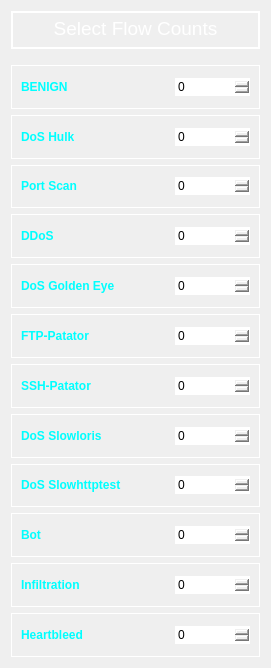
   <widget class="QWidget" name="layoutWidget">
    <property name="geometry">
     <rect>
      <x>10</x>
      <y>10</y>
      <width>271</width>
      <height>668</height>
     </rect>
    </property>
    <layout class="QVBoxLayout" name="verticalLayout" stretch="0,0,0,0,0,0,0,0,0,0,0,0,0,0">
     <item>
      <widget class="QTextEdit" name="textEdit_2">
       <property name="enabled">
        <bool>false</bool>
       </property>
       <property name="sizePolicy">
        <sizepolicy hsizetype="Expanding" vsizetype="Fixed">
         <horstretch>0</horstretch>
         <verstretch>0</verstretch>
        </sizepolicy>
       </property>
       <property name="minimumSize">
        <size>
         <width>0</width>
         <height>38</height>
        </size>
       </property>
       <property name="maximumSize">
        <size>
         <width>16777215</width>
         <height>38</height>
        </size>
       </property>
       <property name="styleSheet">
        <string notr="true">
    border: 2px solid white;
    color: white;</string>
       </property>
       <property name="html">
        <string>&lt;!DOCTYPE HTML PUBLIC &quot;-//W3C//DTD HTML 4.0//EN&quot; &quot;http://www.w3.org/TR/REC-html40/strict.dtd&quot;&gt;
&lt;html&gt;&lt;head&gt;&lt;meta name=&quot;qrichtext&quot; content=&quot;1&quot; /&gt;&lt;style type=&quot;text/css&quot;&gt;
p, li { white-space: pre-wrap; }
&lt;/style&gt;&lt;/head&gt;&lt;body style=&quot; font-family:'MS Shell Dlg 2'; font-size:8.25pt; font-weight:400; font-style:normal;&quot;&gt;
&lt;p align=&quot;center&quot; style=&quot; margin-top:0px; margin-bottom:0px; margin-left:0px; margin-right:0px; -qt-block-indent:0; text-indent:0px;&quot;&gt;&lt;span style=&quot; font-size:14pt;&quot;&gt;Select Flow Counts&lt;/span&gt;&lt;/p&gt;&lt;/body&gt;&lt;/html&gt;</string>
       </property>
      </widget>
     </item>
     <item>
      <spacer name="verticalSpacer">
       <property name="orientation">
        <enum>Qt::Vertical</enum>
       </property>
       <property name="sizeType">
        <enum>QSizePolicy::Fixed</enum>
       </property>
       <property name="sizeHint" stdset="0">
        <size>
         <width>10</width>
         <height>10</height>
        </size>
       </property>
      </spacer>
     </item>
     <item>
      <widget class="QFrame" name="frame_3">
       <property name="styleSheet">
        <string notr="true">
    border: 1px solid white;</string>
       </property>
       <property name="frameShape">
        <enum>QFrame::StyledPanel</enum>
       </property>
       <property name="frameShadow">
        <enum>QFrame::Raised</enum>
       </property>
       <layout class="QGridLayout" name="gridLayout_3">
        <item row="1" column="0">
         <layout class="QHBoxLayout" name="horizontalLayout_21" stretch="2,0,0">
          <item>
           <widget class="QLabel" name="label_42">
            <property name="styleSheet">
             <string notr="true">font: 75 12pt &quot;MS Shell Dlg 2&quot;;

    font-weight: bold;
    border: 1px rgb(50, 50, 50);
    color: rgb(0,255,255);</string>
            </property>
            <property name="text">
             <string>BENIGN</string>
            </property>
           </widget>
          </item>
          <item>
           <spacer name="horizontalSpacer_3">
            <property name="orientation">
             <enum>Qt::Horizontal</enum>
            </property>
            <property name="sizeType">
             <enum>QSizePolicy::Fixed</enum>
            </property>
            <property name="sizeHint" stdset="0">
             <size>
              <width>10</width>
              <height>20</height>
             </size>
            </property>
           </spacer>
          </item>
          <item>
           <widget class="QSpinBox" name="spinBox_benign">
            <property name="sizePolicy">
             <sizepolicy hsizetype="Fixed" vsizetype="Fixed">
              <horstretch>0</horstretch>
              <verstretch>0</verstretch>
             </sizepolicy>
            </property>
            <property name="minimumSize">
             <size>
              <width>75</width>
              <height>0</height>
             </size>
            </property>
            <property name="maximumSize">
             <size>
              <width>75</width>
              <height>16777215</height>
             </size>
            </property>
            <property name="styleSheet">
             <string notr="true">font: 75 12pt &quot;MS Shell Dlg 2&quot;;</string>
            </property>
           </widget>
          </item>
         </layout>
        </item>
       </layout>
      </widget>
     </item>
     <item>
      <widget class="QFrame" name="frame_4">
       <property name="styleSheet">
        <string notr="true">
    border: 1px solid white;</string>
       </property>
       <property name="frameShape">
        <enum>QFrame::StyledPanel</enum>
       </property>
       <property name="frameShadow">
        <enum>QFrame::Raised</enum>
       </property>
       <layout class="QGridLayout" name="gridLayout_4">
        <item row="0" column="0">
         <layout class="QHBoxLayout" name="horizontalLayout_22" stretch="2,0,0">
          <item>
           <widget class="QLabel" name="label_44">
            <property name="styleSheet">
             <string notr="true">font: 75 12pt &quot;MS Shell Dlg 2&quot;;

    font-weight: bold;
    border: 1px rgb(50, 50, 50);
    color: rgb(0,255,255);</string>
            </property>
            <property name="text">
             <string>DoS Hulk</string>
            </property>
           </widget>
          </item>
          <item>
           <spacer name="horizontalSpacer_4">
            <property name="orientation">
             <enum>Qt::Horizontal</enum>
            </property>
            <property name="sizeType">
             <enum>QSizePolicy::Fixed</enum>
            </property>
            <property name="sizeHint" stdset="0">
             <size>
              <width>10</width>
              <height>20</height>
             </size>
            </property>
           </spacer>
          </item>
          <item>
           <widget class="QSpinBox" name="spinBox_doshulk">
            <property name="sizePolicy">
             <sizepolicy hsizetype="Fixed" vsizetype="Fixed">
              <horstretch>0</horstretch>
              <verstretch>0</verstretch>
             </sizepolicy>
            </property>
            <property name="minimumSize">
             <size>
              <width>75</width>
              <height>0</height>
             </size>
            </property>
            <property name="maximumSize">
             <size>
              <width>75</width>
              <height>16777215</height>
             </size>
            </property>
            <property name="styleSheet">
             <string notr="true">font: 75 12pt &quot;MS Shell Dlg 2&quot;;</string>
            </property>
           </widget>
          </item>
         </layout>
        </item>
       </layout>
      </widget>
     </item>
     <item>
      <widget class="QFrame" name="frame_5">
       <property name="styleSheet">
        <string notr="true">
    border: 1px solid white;</string>
       </property>
       <property name="frameShape">
        <enum>QFrame::StyledPanel</enum>
       </property>
       <property name="frameShadow">
        <enum>QFrame::Raised</enum>
       </property>
       <layout class="QGridLayout" name="gridLayout_5">
        <item row="0" column="0">
         <layout class="QHBoxLayout" name="horizontalLayout_23" stretch="2,0,0">
          <item>
           <widget class="QLabel" name="label_46">
            <property name="styleSheet">
             <string notr="true">font: 75 12pt &quot;MS Shell Dlg 2&quot;;

    font-weight: bold;
    border: 1px rgb(50, 50, 50);
    color: rgb(0,255,255);</string>
            </property>
            <property name="text">
             <string>Port Scan</string>
            </property>
           </widget>
          </item>
          <item>
           <spacer name="horizontalSpacer_5">
            <property name="orientation">
             <enum>Qt::Horizontal</enum>
            </property>
            <property name="sizeType">
             <enum>QSizePolicy::Fixed</enum>
            </property>
            <property name="sizeHint" stdset="0">
             <size>
              <width>10</width>
              <height>20</height>
             </size>
            </property>
           </spacer>
          </item>
          <item>
           <widget class="QSpinBox" name="spinBox_portscan">
            <property name="sizePolicy">
             <sizepolicy hsizetype="Fixed" vsizetype="Fixed">
              <horstretch>0</horstretch>
              <verstretch>0</verstretch>
             </sizepolicy>
            </property>
            <property name="minimumSize">
             <size>
              <width>75</width>
              <height>0</height>
             </size>
            </property>
            <property name="maximumSize">
             <size>
              <width>75</width>
              <height>16777215</height>
             </size>
            </property>
            <property name="styleSheet">
             <string notr="true">font: 75 12pt &quot;MS Shell Dlg 2&quot;;</string>
            </property>
           </widget>
          </item>
         </layout>
        </item>
       </layout>
      </widget>
     </item>
     <item>
      <widget class="QFrame" name="frame">
       <property name="styleSheet">
        <string notr="true">
    border: 1px solid white;</string>
       </property>
       <property name="frameShape">
        <enum>QFrame::StyledPanel</enum>
       </property>
       <property name="frameShadow">
        <enum>QFrame::Raised</enum>
       </property>
       <layout class="QGridLayout" name="gridLayout">
        <item row="0" column="0">
         <layout class="QHBoxLayout" name="horizontalLayout_10" stretch="2,0,0">
          <item>
           <widget class="QLabel" name="label_20">
            <property name="styleSheet">
             <string notr="true">font: 75 12pt &quot;MS Shell Dlg 2&quot;;

    font-weight: bold;
    border: 1px rgb(50, 50, 50);
    color: rgb(0,255,255);</string>
            </property>
            <property name="text">
             <string>DDoS</string>
            </property>
           </widget>
          </item>
          <item>
           <spacer name="horizontalSpacer">
            <property name="orientation">
             <enum>Qt::Horizontal</enum>
            </property>
            <property name="sizeType">
             <enum>QSizePolicy::Fixed</enum>
            </property>
            <property name="sizeHint" stdset="0">
             <size>
              <width>10</width>
              <height>20</height>
             </size>
            </property>
           </spacer>
          </item>
          <item>
           <widget class="QSpinBox" name="spinBox_ddos">
            <property name="sizePolicy">
             <sizepolicy hsizetype="Fixed" vsizetype="Fixed">
              <horstretch>0</horstretch>
              <verstretch>0</verstretch>
             </sizepolicy>
            </property>
            <property name="minimumSize">
             <size>
              <width>75</width>
              <height>0</height>
             </size>
            </property>
            <property name="maximumSize">
             <size>
              <width>75</width>
              <height>16777215</height>
             </size>
            </property>
            <property name="styleSheet">
             <string notr="true">font: 75 12pt &quot;MS Shell Dlg 2&quot;;
</string>
            </property>
           </widget>
          </item>
         </layout>
        </item>
       </layout>
      </widget>
     </item>
     <item>
      <widget class="QFrame" name="frame_6">
       <property name="styleSheet">
        <string notr="true">
    border: 1px solid white;</string>
       </property>
       <property name="frameShape">
        <enum>QFrame::StyledPanel</enum>
       </property>
       <property name="frameShadow">
        <enum>QFrame::Raised</enum>
       </property>
       <layout class="QGridLayout" name="gridLayout_6">
        <item row="0" column="0">
         <layout class="QHBoxLayout" name="horizontalLayout_24" stretch="2,0,0">
          <item>
           <widget class="QLabel" name="label_48">
            <property name="styleSheet">
             <string notr="true">font: 75 12pt &quot;MS Shell Dlg 2&quot;;

    font-weight: bold;
    border: 1px rgb(50, 50, 50);
    color: rgb(0,255,255);</string>
            </property>
            <property name="text">
             <string>DoS Golden Eye</string>
            </property>
           </widget>
          </item>
          <item>
           <spacer name="horizontalSpacer_6">
            <property name="orientation">
             <enum>Qt::Horizontal</enum>
            </property>
            <property name="sizeType">
             <enum>QSizePolicy::Fixed</enum>
            </property>
            <property name="sizeHint" stdset="0">
             <size>
              <width>10</width>
              <height>20</height>
             </size>
            </property>
           </spacer>
          </item>
          <item>
           <widget class="QSpinBox" name="spinBox_dosgoldeneye">
            <property name="sizePolicy">
             <sizepolicy hsizetype="Fixed" vsizetype="Fixed">
              <horstretch>0</horstretch>
              <verstretch>0</verstretch>
             </sizepolicy>
            </property>
            <property name="minimumSize">
             <size>
              <width>75</width>
              <height>0</height>
             </size>
            </property>
            <property name="maximumSize">
             <size>
              <width>75</width>
              <height>16777215</height>
             </size>
            </property>
            <property name="styleSheet">
             <string notr="true">font: 75 12pt &quot;MS Shell Dlg 2&quot;;</string>
            </property>
           </widget>
          </item>
         </layout>
        </item>
       </layout>
      </widget>
     </item>
     <item>
      <widget class="QFrame" name="frame_7">
       <property name="styleSheet">
        <string notr="true">
    border: 1px solid white;</string>
       </property>
       <property name="frameShape">
        <enum>QFrame::StyledPanel</enum>
       </property>
       <property name="frameShadow">
        <enum>QFrame::Raised</enum>
       </property>
       <layout class="QGridLayout" name="gridLayout_7">
        <item row="0" column="0">
         <layout class="QHBoxLayout" name="horizontalLayout_25" stretch="2,0,0">
          <item>
           <widget class="QLabel" name="label_50">
            <property name="styleSheet">
             <string notr="true">font: 75 12pt &quot;MS Shell Dlg 2&quot;;

    font-weight: bold;
    border: 1px rgb(50, 50, 50);
    color: rgb(0,255,255);</string>
            </property>
            <property name="text">
             <string>FTP-Patator</string>
            </property>
           </widget>
          </item>
          <item>
           <spacer name="horizontalSpacer_7">
            <property name="orientation">
             <enum>Qt::Horizontal</enum>
            </property>
            <property name="sizeType">
             <enum>QSizePolicy::Fixed</enum>
            </property>
            <property name="sizeHint" stdset="0">
             <size>
              <width>10</width>
              <height>20</height>
             </size>
            </property>
           </spacer>
          </item>
          <item>
           <widget class="QSpinBox" name="spinBox_ftp">
            <property name="sizePolicy">
             <sizepolicy hsizetype="Fixed" vsizetype="Fixed">
              <horstretch>0</horstretch>
              <verstretch>0</verstretch>
             </sizepolicy>
            </property>
            <property name="minimumSize">
             <size>
              <width>75</width>
              <height>0</height>
             </size>
            </property>
            <property name="maximumSize">
             <size>
              <width>75</width>
              <height>16777215</height>
             </size>
            </property>
            <property name="styleSheet">
             <string notr="true">font: 75 12pt &quot;MS Shell Dlg 2&quot;;</string>
            </property>
           </widget>
          </item>
         </layout>
        </item>
       </layout>
      </widget>
     </item>
     <item>
      <widget class="QFrame" name="frame_8">
       <property name="styleSheet">
        <string notr="true">
    border: 1px solid white;</string>
       </property>
       <property name="frameShape">
        <enum>QFrame::StyledPanel</enum>
       </property>
       <property name="frameShadow">
        <enum>QFrame::Raised</enum>
       </property>
       <layout class="QGridLayout" name="gridLayout_8">
        <item row="0" column="0">
         <layout class="QHBoxLayout" name="horizontalLayout_26" stretch="2,0,0">
          <item>
           <widget class="QLabel" name="label_52">
            <property name="styleSheet">
             <string notr="true">font: 75 12pt &quot;MS Shell Dlg 2&quot;;

    font-weight: bold;
    border: 1px rgb(50, 50, 50);
    color: rgb(0,255,255);</string>
            </property>
            <property name="text">
             <string>SSH-Patator</string>
            </property>
           </widget>
          </item>
          <item>
           <spacer name="horizontalSpacer_8">
            <property name="orientation">
             <enum>Qt::Horizontal</enum>
            </property>
            <property name="sizeType">
             <enum>QSizePolicy::Fixed</enum>
            </property>
            <property name="sizeHint" stdset="0">
             <size>
              <width>10</width>
              <height>20</height>
             </size>
            </property>
           </spacer>
          </item>
          <item>
           <widget class="QSpinBox" name="spinBox_ssh">
            <property name="sizePolicy">
             <sizepolicy hsizetype="Fixed" vsizetype="Fixed">
              <horstretch>0</horstretch>
              <verstretch>0</verstretch>
             </sizepolicy>
            </property>
            <property name="minimumSize">
             <size>
              <width>75</width>
              <height>0</height>
             </size>
            </property>
            <property name="maximumSize">
             <size>
              <width>75</width>
              <height>16777215</height>
             </size>
            </property>
            <property name="styleSheet">
             <string notr="true">font: 75 12pt &quot;MS Shell Dlg 2&quot;;</string>
            </property>
           </widget>
          </item>
         </layout>
        </item>
       </layout>
      </widget>
     </item>
     <item>
      <widget class="QFrame" name="frame_9">
       <property name="styleSheet">
        <string notr="true">
    border: 1px solid white;</string>
       </property>
       <property name="frameShape">
        <enum>QFrame::StyledPanel</enum>
       </property>
       <property name="frameShadow">
        <enum>QFrame::Raised</enum>
       </property>
       <layout class="QGridLayout" name="gridLayout_9">
        <item row="0" column="0">
         <layout class="QHBoxLayout" name="horizontalLayout_27" stretch="2,0,0">
          <item>
           <widget class="QLabel" name="label_54">
            <property name="styleSheet">
             <string notr="true">font: 75 12pt &quot;MS Shell Dlg 2&quot;;

    font-weight: bold;
    border: 1px rgb(50, 50, 50);
    color: rgb(0,255,255);</string>
            </property>
            <property name="text">
             <string>DoS Slowloris</string>
            </property>
           </widget>
          </item>
          <item>
           <spacer name="horizontalSpacer_9">
            <property name="orientation">
             <enum>Qt::Horizontal</enum>
            </property>
            <property name="sizeType">
             <enum>QSizePolicy::Fixed</enum>
            </property>
            <property name="sizeHint" stdset="0">
             <size>
              <width>10</width>
              <height>20</height>
             </size>
            </property>
           </spacer>
          </item>
          <item>
           <widget class="QSpinBox" name="spinBox_dosslowloris">
            <property name="sizePolicy">
             <sizepolicy hsizetype="Fixed" vsizetype="Fixed">
              <horstretch>0</horstretch>
              <verstretch>0</verstretch>
             </sizepolicy>
            </property>
            <property name="minimumSize">
             <size>
              <width>75</width>
              <height>0</height>
             </size>
            </property>
            <property name="maximumSize">
             <size>
              <width>75</width>
              <height>16777215</height>
             </size>
            </property>
            <property name="styleSheet">
             <string notr="true">font: 75 12pt &quot;MS Shell Dlg 2&quot;;</string>
            </property>
           </widget>
          </item>
         </layout>
        </item>
       </layout>
      </widget>
     </item>
     <item>
      <widget class="QFrame" name="frame_10">
       <property name="styleSheet">
        <string notr="true">
    border: 1px solid white;</string>
       </property>
       <property name="frameShape">
        <enum>QFrame::StyledPanel</enum>
       </property>
       <property name="frameShadow">
        <enum>QFrame::Raised</enum>
       </property>
       <layout class="QGridLayout" name="gridLayout_10">
        <item row="0" column="0">
         <layout class="QHBoxLayout" name="horizontalLayout_28" stretch="2,0,0">
          <item>
           <widget class="QLabel" name="label_56">
            <property name="styleSheet">
             <string notr="true">font: 75 12pt &quot;MS Shell Dlg 2&quot;;

    font-weight: bold;
    border: 1px rgb(50, 50, 50);
    color: rgb(0,255,255);</string>
            </property>
            <property name="text">
             <string>DoS Slowhttptest</string>
            </property>
           </widget>
          </item>
          <item>
           <spacer name="horizontalSpacer_10">
            <property name="orientation">
             <enum>Qt::Horizontal</enum>
            </property>
            <property name="sizeType">
             <enum>QSizePolicy::Fixed</enum>
            </property>
            <property name="sizeHint" stdset="0">
             <size>
              <width>10</width>
              <height>20</height>
             </size>
            </property>
           </spacer>
          </item>
          <item>
           <widget class="QSpinBox" name="spinBox_dosslowhttp">
            <property name="sizePolicy">
             <sizepolicy hsizetype="Fixed" vsizetype="Fixed">
              <horstretch>0</horstretch>
              <verstretch>0</verstretch>
             </sizepolicy>
            </property>
            <property name="minimumSize">
             <size>
              <width>75</width>
              <height>0</height>
             </size>
            </property>
            <property name="maximumSize">
             <size>
              <width>75</width>
              <height>16777215</height>
             </size>
            </property>
            <property name="styleSheet">
             <string notr="true">font: 75 12pt &quot;MS Shell Dlg 2&quot;;</string>
            </property>
           </widget>
          </item>
         </layout>
        </item>
       </layout>
      </widget>
     </item>
     <item>
      <widget class="QFrame" name="frame_11">
       <property name="styleSheet">
        <string notr="true">
    border: 1px solid white;</string>
       </property>
       <property name="frameShape">
        <enum>QFrame::StyledPanel</enum>
       </property>
       <property name="frameShadow">
        <enum>QFrame::Raised</enum>
       </property>
       <layout class="QGridLayout" name="gridLayout_11">
        <item row="0" column="0">
         <layout class="QHBoxLayout" name="horizontalLayout_29" stretch="2,0,0">
          <item>
           <widget class="QLabel" name="label_58">
            <property name="styleSheet">
             <string notr="true">font: 75 12pt &quot;MS Shell Dlg 2&quot;;

    font-weight: bold;
    border: 1px rgb(50, 50, 50);
    color: rgb(0,255,255);</string>
            </property>
            <property name="text">
             <string>Bot</string>
            </property>
           </widget>
          </item>
          <item>
           <spacer name="horizontalSpacer_11">
            <property name="orientation">
             <enum>Qt::Horizontal</enum>
            </property>
            <property name="sizeType">
             <enum>QSizePolicy::Fixed</enum>
            </property>
            <property name="sizeHint" stdset="0">
             <size>
              <width>10</width>
              <height>20</height>
             </size>
            </property>
           </spacer>
          </item>
          <item>
           <widget class="QSpinBox" name="spinBox_bot">
            <property name="sizePolicy">
             <sizepolicy hsizetype="Fixed" vsizetype="Fixed">
              <horstretch>0</horstretch>
              <verstretch>0</verstretch>
             </sizepolicy>
            </property>
            <property name="minimumSize">
             <size>
              <width>75</width>
              <height>0</height>
             </size>
            </property>
            <property name="maximumSize">
             <size>
              <width>75</width>
              <height>16777215</height>
             </size>
            </property>
            <property name="styleSheet">
             <string notr="true">font: 75 12pt &quot;MS Shell Dlg 2&quot;;</string>
            </property>
           </widget>
          </item>
         </layout>
        </item>
       </layout>
      </widget>
     </item>
     <item>
      <widget class="QFrame" name="frame_12">
       <property name="styleSheet">
        <string notr="true">
    border: 1px solid white;</string>
       </property>
       <property name="frameShape">
        <enum>QFrame::StyledPanel</enum>
       </property>
       <property name="frameShadow">
        <enum>QFrame::Raised</enum>
       </property>
       <layout class="QGridLayout" name="gridLayout_12">
        <item row="0" column="0">
         <layout class="QHBoxLayout" name="horizontalLayout_30" stretch="2,0,0">
          <item>
           <widget class="QLabel" name="label_60">
            <property name="styleSheet">
             <string notr="true">font: 75 12pt &quot;MS Shell Dlg 2&quot;;

    font-weight: bold;
    border: 1px rgb(50, 50, 50);
    color: rgb(0,255,255);</string>
            </property>
            <property name="text">
             <string>Infiltration</string>
            </property>
           </widget>
          </item>
          <item>
           <spacer name="horizontalSpacer_12">
            <property name="orientation">
             <enum>Qt::Horizontal</enum>
            </property>
            <property name="sizeType">
             <enum>QSizePolicy::Fixed</enum>
            </property>
            <property name="sizeHint" stdset="0">
             <size>
              <width>10</width>
              <height>20</height>
             </size>
            </property>
           </spacer>
          </item>
          <item>
           <widget class="QSpinBox" name="spinBox_infiltration">
            <property name="sizePolicy">
             <sizepolicy hsizetype="Fixed" vsizetype="Fixed">
              <horstretch>0</horstretch>
              <verstretch>0</verstretch>
             </sizepolicy>
            </property>
            <property name="minimumSize">
             <size>
              <width>75</width>
              <height>0</height>
             </size>
            </property>
            <property name="maximumSize">
             <size>
              <width>75</width>
              <height>16777215</height>
             </size>
            </property>
            <property name="styleSheet">
             <string notr="true">font: 75 12pt &quot;MS Shell Dlg 2&quot;;</string>
            </property>
           </widget>
          </item>
         </layout>
        </item>
       </layout>
      </widget>
     </item>
     <item>
      <widget class="QFrame" name="frame_13">
       <property name="styleSheet">
        <string notr="true">
    border: 1px solid white;</string>
       </property>
       <property name="frameShape">
        <enum>QFrame::StyledPanel</enum>
       </property>
       <property name="frameShadow">
        <enum>QFrame::Raised</enum>
       </property>
       <layout class="QGridLayout" name="gridLayout_13">
        <item row="0" column="0">
         <layout class="QHBoxLayout" name="horizontalLayout_31" stretch="2,0,0">
          <item>
           <widget class="QLabel" name="label_62">
            <property name="styleSheet">
             <string notr="true">font: 75 12pt &quot;MS Shell Dlg 2&quot;;

    font-weight: bold;
    border: 1px rgb(50, 50, 50);
    color: rgb(0,255,255);</string>
            </property>
            <property name="text">
             <string>Heartbleed</string>
            </property>
           </widget>
          </item>
          <item>
           <spacer name="horizontalSpacer_13">
            <property name="orientation">
             <enum>Qt::Horizontal</enum>
            </property>
            <property name="sizeType">
             <enum>QSizePolicy::Fixed</enum>
            </property>
            <property name="sizeHint" stdset="0">
             <size>
              <width>10</width>
              <height>20</height>
             </size>
            </property>
           </spacer>
          </item>
          <item>
           <widget class="QSpinBox" name="spinBox_heartbleed">
            <property name="sizePolicy">
             <sizepolicy hsizetype="Fixed" vsizetype="Fixed">
              <horstretch>0</horstretch>
              <verstretch>0</verstretch>
             </sizepolicy>
            </property>
            <property name="minimumSize">
             <size>
              <width>75</width>
              <height>0</height>
             </size>
            </property>
            <property name="maximumSize">
             <size>
              <width>75</width>
              <height>16777215</height>
             </size>
            </property>
            <property name="styleSheet">
             <string notr="true">font: 75 12pt &quot;MS Shell Dlg 2&quot;;</string>
            </property>
           </widget>
          </item>
         </layout>
        </item>
       </layout>
      </widget>
     </item>
    </layout>
   </widget>
